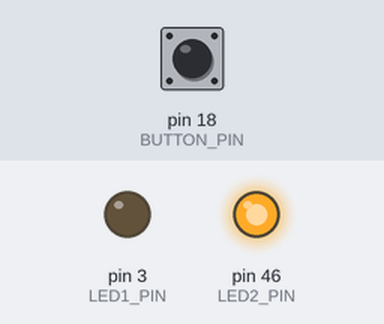
The sketch below on a simulated Arduino Mega 2560, built with avr-gcc and run on an emulated ATmega2560. Parts: output pins drawn as LEDs (lit = HIGH). The test bench sets the inputs (shaded band); at power-on: pin 18 (BUTTON_PIN) HIGH. What the sketch prints to the serial monitor is not drawn.

Above: at 1.2 s.
1.3 s: pin 18 (BUTTON_PIN) pulled LOW for 0.15 s
At 1.37 s:
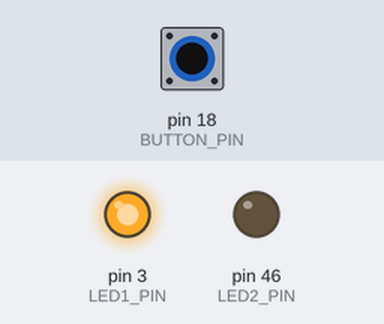
2.9 s: pin 18 (BUTTON_PIN) pulled LOW for 3.2 s
At 7.0 s:
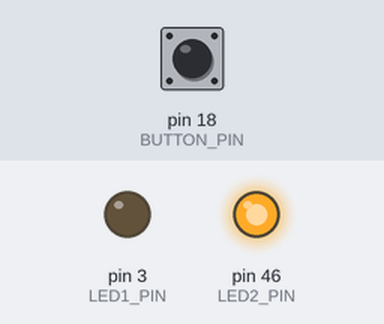
Timing chart, 0 to 8.5 s (numbered marks = the images above; inputs shaded):
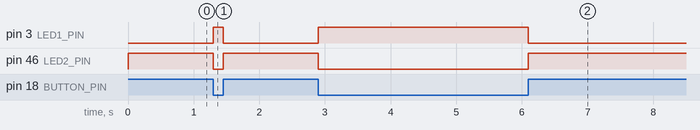

The sketch:

BCA188_Lab_3.ino
```cpp
#include <Arduino.h>

const uint8_t BUTTON_PIN = 18;
const uint8_t LED1_PIN = 3;
const uint8_t LED2_PIN = 46;

void setup() {
  Serial.begin(115200);
  pinMode(BUTTON_PIN, INPUT_PULLUP);
  pinMode(LED1_PIN, OUTPUT);
  pinMode(LED2_PIN, OUTPUT);

  digitalWrite(LED1_PIN, LOW);
  digitalWrite(LED2_PIN, HIGH);
}

void loop() {
  bool pressed = (digitalRead(BUTTON_PIN) == LOW);
  Serial.println(pressed);

  digitalWrite(LED1_PIN, pressed ? HIGH : LOW);
  digitalWrite(LED2_PIN, pressed ? LOW : HIGH);
}
```

Measured:
- after the input at 1.3 s, pin 3 (LED1_PIN): LOW → HIGH at once, → LOW 0.15 s later; pin 46 (LED2_PIN): HIGH → LOW at once, → HIGH 0.15 s later
- after the input at 2.9 s, pin 3 (LED1_PIN): LOW → HIGH at once, → LOW 3.2 s later; pin 46 (LED2_PIN): HIGH → LOW at once, → HIGH 3.2 s later
